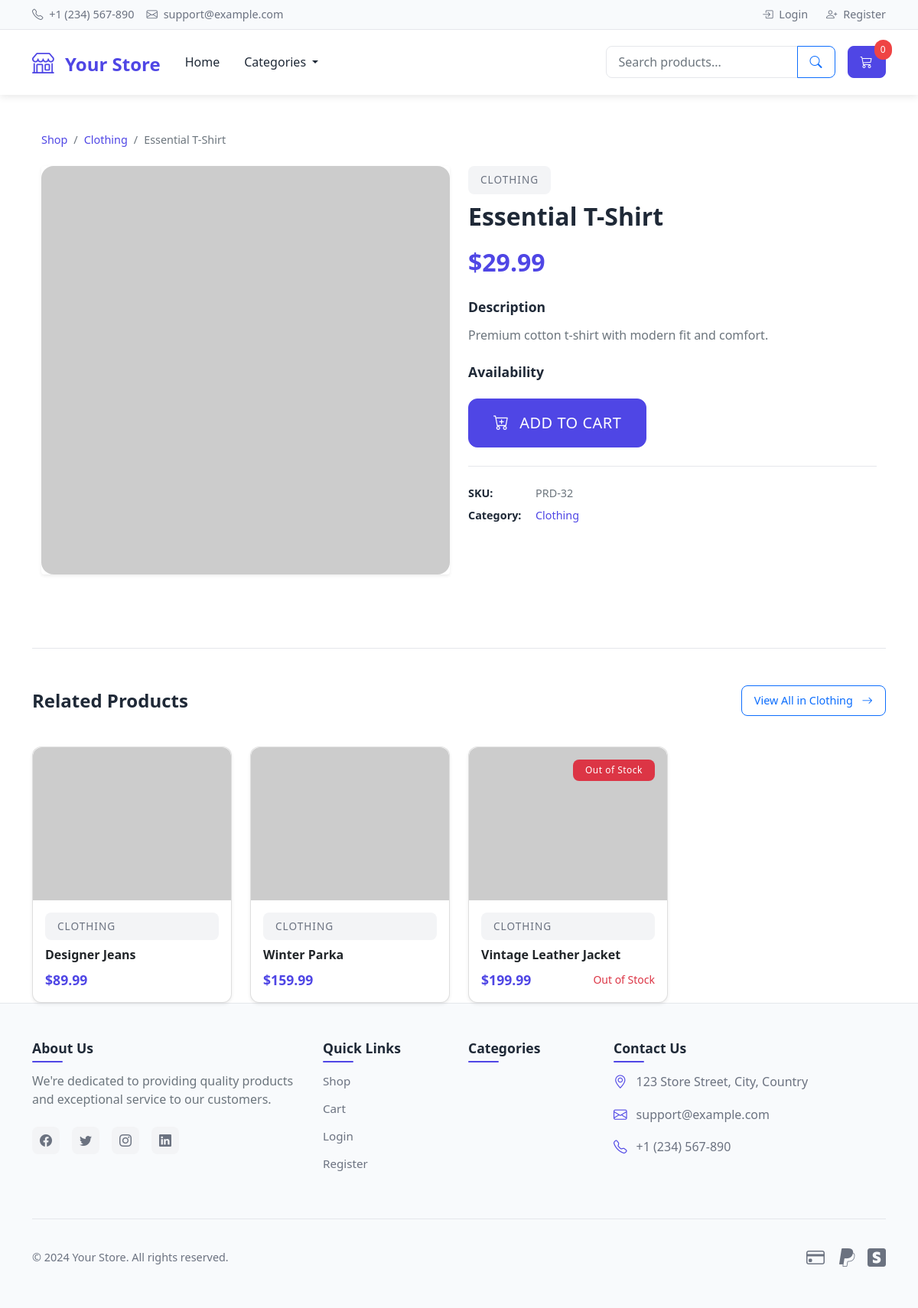
Screenshot of /product/32/ with the database file from the repository.
### store/models.py (models this page shows, shortened)
class Product(models.Model):
    name = models.CharField(max_length=200)
    description = models.TextField()
    price = models.DecimalField(max_digits=10, decimal_places=2)
    category = models.ForeignKey(Category, on_delete=models.CASCADE)
    image = models.ImageField(upload_to='products/', blank=True)
    image_url = models.URLField(blank=True)
    stock = models.IntegerField(default=0)
    available = models.BooleanField(default=True)
    created = models.DateTimeField(auto_now_add=True)
    updated = models.DateTimeField(auto_now=True)

class Category(models.Model):
    name = models.CharField(max_length=100)
    description = models.TextField(blank=True)
    class Meta:
        verbose_name_plural = 'Categories'

### store/views.py (the view)
# urls.py: path('product/<int:product_id>/', views.product_detail, name='product_detail'),
def product_detail(request, product_id):
    product = get_object_or_404(Product, id=product_id)
    related_products = Product.objects.filter(
        category=product.category,
        available=True
    ).exclude(
        id=product.id
    ).order_by(
        '-stock',  # Show in-stock items first
        '-id'      # Then show newer products
    )[:4]         # Limit to 4 related products
    context = {
        'product': product,
        'related_products': related_products,
    }
    return render(request, 'store/product_detail.html', context)

### store/templates/store/product_detail.html (shortened to what this page needs)
{% extends 'store/base.html' %} {% block content %}
<div class="container py-4">
  <nav aria-label="breadcrumb" class="mb-4">
    <ol class="breadcrumb">
      <li class="breadcrumb-item"><a href="{% url 'shop' %}">Shop</a></li>
      <li class="breadcrumb-item">
        <a href="?category={{ product.category.id }}"
          >{{ product.category.name }}</a
        >
      </li>
      <li class="breadcrumb-item active" aria-current="page">
        {{ product.name }}
      </li>
    </ol>
  </nav>
  <div class="row g-4">
    <div class="col-md-6 mb-4">
      <div class="card shadow-sm border-0">
        {% if product.image or product.image_url %}
        <div class="product-detail-image">
          <img
            src="{% if product.image %}{{ product.image.url }}{% else %}{{ product.image_url }}{% endif %}"
            class="card-img-top"
            alt="{{ product.name }}"
          />
        </div>
        {% endif %}
      </div>
    </div>
    <div class="col-md-6">
      <div class="product-details">
        <span class="product-category mb-2">{{ product.category.name }}</span>
        <h1 class="product-title mb-3">{{ product.name }}</h1>
        <div class="product-price mb-4">${{ product.price }}</div>
        <div class="product-description mb-4">
          <h5 class="detail-title">Description</h5>
          <p class="text-muted">{{ product.description }}</p>
        </div>
        <div class="product-availability mb-4">
          <h5 class="detail-title">Availability</h5>
        </div>
        {% if product.stock > 0 %}
        <a
          href="{% url 'add_to_cart' product.id %}"
          class="btn btn-primary btn-lg mb-4"
        >
          <i class="bi bi-cart-plus me-2"></i> Add to Cart
        </a>
        {% else %}
        <button class="btn btn-secondary btn-lg mb-4" disabled>
          Out of Stock
        </button>
        {% endif %}
        <div class="product-meta">
          <div class="meta-item mb-2">
            <strong>SKU:</strong>
            <span class="text-muted">PRD-{{ product.id }}</span>
          </div>
          <div class="meta-item">
            <strong>Category:</strong>
            <a
              href="?category={{ product.category.id }}"
              class="text-decoration-none"
            >
              {{ product.category.name }}
            </a>
          </div>
        </div>
      </div>
    </div>
  </div>
</div>
<div class="related-products mt-5">
  {% if related_products %}
  <div
    class="section-header d-flex justify-content-between align-items-center mb-4"
  >
    <h3 class="section-title">Related Products</h3>
    <a
      href="?category={{ product.category.id }}"
      class="btn btn-outline-primary btn-sm"
    >
      View All in {{ product.category.name }}
      <i class="bi bi-arrow-right ms-2"></i>
    </a>
  </div>
  <div class="row row-cols-1 row-cols-md-2 row-cols-lg-4 g-4">
    {% for related in related_products %}
    <div class="col">
      <div class="card h-100 shadow-sm product-card">
        {% if related.stock < 5 %}
        <div class="product-badge">
          {% if related.stock > 0 %}
          <span class="badge bg-warning">Only {{ related.stock }} left</span>
          {% else %}
          <span class="badge bg-danger">Out of Stock</span>
          {% endif %}
        </div>
        {% endif %}
        <div class="product-image-wrapper">
          <img
            src="{% if related.image %}{{ related.image.url }}{% else %}{{ related.image_url }}{% endif %}"
            class="card-img-top"
            alt="{{ related.name }}"
          />
        </div>
        <div class="card-body d-flex flex-column">
          <span class="product-category mb-2">{{ related.category.name }}</span>
          <h5 class="card-title product-title">
            <a
              href="{% url 'product_detail' related.id %}"
              class="text-decoration-none text-dark"
            >
              {{ related.name }}
            </a>
          </h5>
          <div class="mt-auto">
            <div class="d-flex justify-content-between align-items-center">
              <span class="product-price">${{ related.price }}</span>
              {% if related.stock == 0 %}
              <span class="text-danger small">Out of Stock</span>
              {% endif %}
            </div>
          </div>
        </div>
      </div>
    </div>
    {% endfor %}
  </div>
  {% endif %}
</div>
{% endblock %}

### store/templates/store/product_detail.html (style rules this page uses)
:root { --primary-color: #4f46e5; --primary-hover: #4338ca; --surface-color: #ffffff; --border-color: #e5e7eb; --shadow-sm: 0 2px 4px rgba(148, 163, 184, 0.1); --shadow-md: 0 4px 6px -1px rgba(148, 163, 184, 0.1), 0 2px 4px -1px rgba(148, 163, 184, 0.06); --shadow-lg: 0 10px 15px -3px rgba(148, 163, 184, 0.1), 0 4px 6px -2px rgba(148, 163, 184, 0.05); }
.breadcrumb { font-size: 0.9rem; }
.breadcrumb a { color: var(--primary-color); text-decoration: none; transition: color 0.2s ease; }
.product-detail-image { position: relative; overflow: hidden; border-radius: 16px; background: var(--surface-color); }
.product-detail-image img { width: 100%; height: auto; aspect-ratio: 1; object-fit: cover; transition: transform 0.5s ease; }
.product-badge { position: absolute; top: 16px; right: 16px; z-index: 2; }
.badge { padding: 0.5rem 1rem; border-radius: 8px; font-weight: 500; letter-spacing: 0.5px; }
.product-category { display: inline-block; font-size: 0.85rem; color: #6b7280; text-transform: uppercase; letter-spacing: 1px; font-weight: 500; background: #f3f4f6; padding: 0.5rem 1rem; border-radius: 8px; }
.product-title { font-size: 2rem; font-weight: 600; color: #1f2937; line-height: 1.3; }
.product-price { font-size: 2rem; font-weight: 700; color: var(--primary-color); }
.detail-title { font-size: 1.1rem; font-weight: 600; color: #1f2937; margin-bottom: 0.75rem; }
.product-description p { font-size: 1rem; line-height: 1.7; color: #6b7280; }
.btn-primary { background-color: var(--primary-color); border-color: var(--primary-color); padding: 1rem 2rem; font-weight: 500; text-transform: uppercase; letter-spacing: 0.5px; transition: all 0.3s ease; border-radius: 12px; }
.product-meta { padding-top: 1.5rem; border-top: 1px solid var(--border-color); font-size: 0.9rem; }
.meta-item { display: flex; gap: 0.5rem; align-items: center; }
.meta-item strong { color: #1f2937; min-width: 80px; }
.meta-item a { color: var(--primary-color); }
.related-products { padding-top: 3rem; margin-top: 3rem; border-top: 1px solid var(--border-color); }
.section-header { position: relative; padding-bottom: 1rem; }
.section-title { font-size: 1.5rem; font-weight: 600; color: #1f2937; margin-bottom: 0; }
.section-header .btn-outline-primary { font-size: 0.9rem; padding: 0.5rem 1rem; border-radius: 8px; transition: all 0.3s ease; }
.related-products .product-card { border-radius: 12px; transition: all 0.3s ease; }
.related-products .product-image-wrapper { height: 200px; border-radius: 12px 12px 0 0; overflow: hidden; }
.related-products .product-title { font-size: 1rem; line-height: 1.4; margin-bottom: 0.5rem; }
.related-products .product-price { font-size: 1.1rem; font-weight: 600; }

### rows the page displays
Product: category.name "Clothing", name "Essential T-Shirt", category.name "CLOTHING", price "29.99", description "Premium cotton t-shirt with modern fit and comfort.", id "32"
Product: category.name "CLOTHING", name "Designer Jeans", price "89.99"
Product: category.name "CLOTHING", name "Winter Parka", price "159.99"
Product: stock "Out of Stock", category.name "CLOTHING", name "Vintage Leather Jacket", price "199.99"

### other values shown
{{ cart_count|default:'0' }} "0"
